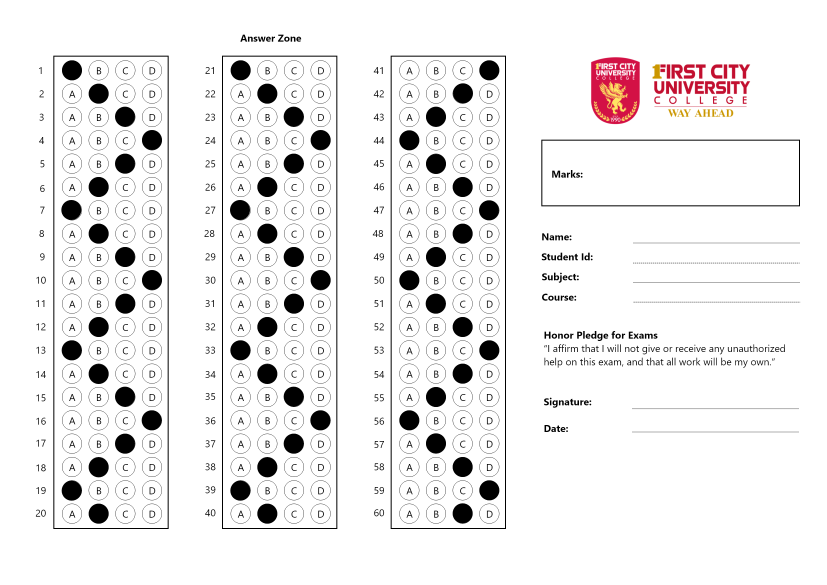
#> input picture OMR_2.png, 2480 x 1754 px (shown at 1/3 size)
$ python Test_Long_3_Loop.py
#> lines starting #> are read from the running program, lines starting #| are printed output that depends on the picture; after the words box and inside, x2 and y2 are one past the last pixel; in counts of white or black regions, pixels touching at a corner belong together
### utility_long_2.py
import cv2
import numpy as np

# 1. STACK ALL THE IMAGES IN ONE WINDOW (FIXED LOGIC)
# [35 lines left out: function stackImages, not called in this run]

# 2. IDENTIFY RECTANGLE CONTOURS
def rectContour(contours):

    rectCon = []     #CREATE NEW LIST
    max_area = 0

    # 2.1. LOOP THROUGH ALL CONTOURS
    for i in contours:
        area = cv2.contourArea(i)
        # print(area) # CHECK CONTOUR AREA

        if area > 50:
            peri = cv2.arcLength(i, True)
            approx = cv2.approxPolyDP(i, 0.02 * peri, True)
            # print("Corner Points: ", len(approx))
            if len(approx) == 4:
                # print(i)
                rectCon.append(i)
                # print(rectCon)
    # 2.2. REORDER AND SORT RECTCON, BASED ON OMR FORM
    rectCon = sorted(rectCon, key=cv2.contourArea,reverse=True) # reverse=True, sort in descending order (biggest to smallest)
    # print(len(rectCon))
    return rectCon

# 3. TBA
def reorder(myPoints):
    myPoints = myPoints.reshape((4, 2)) # REMOVE EXTRA BRACKET
    myPointsNew = np.zeros((4, 1, 2), np.int32) # NEW MATRIX WITH ARRANGED POINTS
    add = myPoints.sum(1)
    # print(myPoints)
    # print(add)
    myPointsNew[0] = myPoints[np.argmin(add)]  #[0,0]
    # print(np.argmax(add))
    myPointsNew[3] =myPoints[np.argmax(add)]   #[w,h]
    diff = np.diff(myPoints, axis=1)
    myPointsNew[1] =myPoints[np.argmin(diff)]  #[w,0]
    myPointsNew[2] = myPoints[np.argmax(diff)] #[h,0]
    # print(diff)
    return myPointsNew

# 4. SPLIT BUBBLES VERTICALLY INSIDE OF ANSWER ZONE
def splitBoxes(img):

    rows = np.vsplit(img,20)     # 10, because there is 10 rows
    # cv2.imshow("Split",rows[0])

    # Split bubbles horizontally
    boxes=[]
    for r in rows:
        cols= np.hsplit(r,4)   # 4, because there is 4 questions per column
        for box in cols:
            boxes.append(box)
            # cv2.imshow("Split",box)
    return boxes

# 5. GET CORNER POINTS OF CONTOUR
def getCornerPoints(cont):
    peri = cv2.arcLength(cont, True) # LENGTH OF CONTOUR
    approx = cv2.approxPolyDP(cont, 0.02 * peri, True) # APPROXIMATE THE POLY TO GET CORNER POINTS
    return approx

# 6. DISPLAY ANSWERS
# def showAnswers(img,myIndex,grading,ans,questions=5,choices=5): # (PREDEFINED)
# [39 lines left out: function showAnswers, not called in this run]

### Test_Long_3_Loop.py
import cv2
import numpy as np
from PIL import Image

# IMPORT FUNCTIONS FROM utility_long_2 FILE
import utility_long_2

#IMAGE#
path= "OMR_2.png"
# ADJUST HERE TO IMRPOVE CLARITY 600:800, 3:4
widthImg=800    #BEST RATIO FOR OMR.png
heightImg=1000  #BEST RATIO FOR OMR.png
#IMAGE#

#OMR QUESTION FORMAT#
questions=20
choices=4
# FULL MARKS FOR OMR.png
# ans = [0,1,2,3,2,1,0,1,2,3,2,1,0,1,2,3,2,1,0,1,
#        0,1,2,3,2,1,0,1,2,3,2,1,0,1,2,3,2,1,0,1,
#        0,1,2,3,2,1,0,1,2,3,2,1,0,1,2,3,2,1,0,1
#        ]
# FULL MARKS FOR OMR_2.png
# ans = [3,2,1,0,1,2,3,2,1,0,1,2,3,2,1,0,1,2,3,2,
#        0,1,2,3,2,1,0,1,2,3,2,1,0,1,2,3,2,1,0,1,
#        0,1,2,3,2,1,0,1,2,3,2,1,0,1,2,3,2,1,0,1
#        ]

ans ={}
ans[0]=(3,2,1,0,1,2,3,2,1,0,1,2,3,2,1,0,1,2,3,2)
ans[1]=(3,2,1,0,1,2,3,2,1,0,1,2,3,2,1,0,1,2,3,2)
ans[2]=(3,2,1,0,1,2,3,2,1,0,1,2,3,2,1,0,1,2,3,2)
ansCounter=0
score=0
bubbleList=[None]*3     #3 will be change based on the number of bubble columns
subScore =[None]*3      #3 will be change based on the number of bubble columns
imgResults =[None]*3    #3 will be change based on the number of bubble columns
imgRawDrawing =[None]*3 #3 will be change based on the number of bubble columns
imgInvWarp =[None]*3     #3 will be change based on the number of bubble columns
invMatrix =[None]*3     #3 will be change based on the number of bubble columns
#OMR QUESTION FORMAT#


# IMAGE PREPROCESSING #
img=cv2.imread(path)                            # RETRIEVE IMAGE
#> img is the input picture: shape (1754, 2480, 3); mean B, G, R 236.3, 236.1, 237.6
img=cv2.resize(img,(widthImg,heightImg))        # RESIZE IMAGE
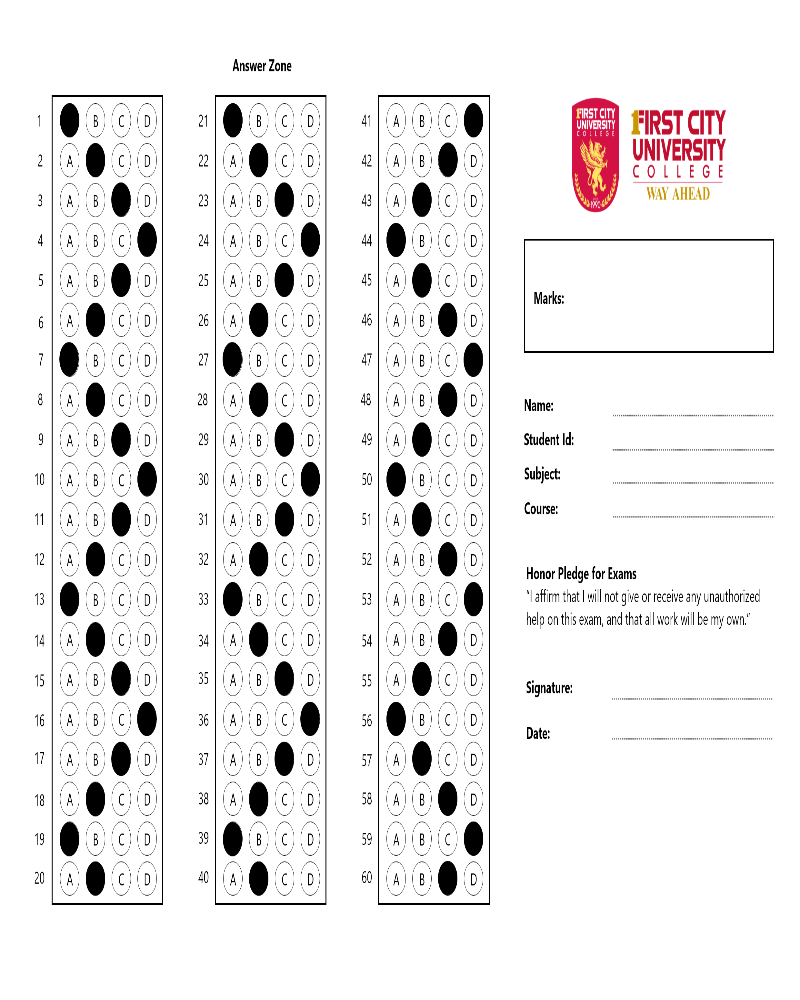
#> img: shape (1000, 800, 3); mean B, G, R 236.1, 236, 237.5
imgContours=img.copy()                          # CREATE A COPY OF ORIGINAL IMAGE
imgFinal=img.copy()                             # CREATE A COPY OF ORIGINAL IMAGE
imgBiggestContours=img.copy()                   # CREATE A COPY OF ORIGINAL IMAGE
# LOGIC: ORIGINAL → GRAY → BLUR → CANNY
imgGray=cv2.cvtColor(img,cv2.COLOR_BGR2GRAY)    # CONVERT ORIGINAL → GRAY
imgBlur=cv2.GaussianBlur(imgGray,(5,5),1)       # CONVERT GRAY → BLUR
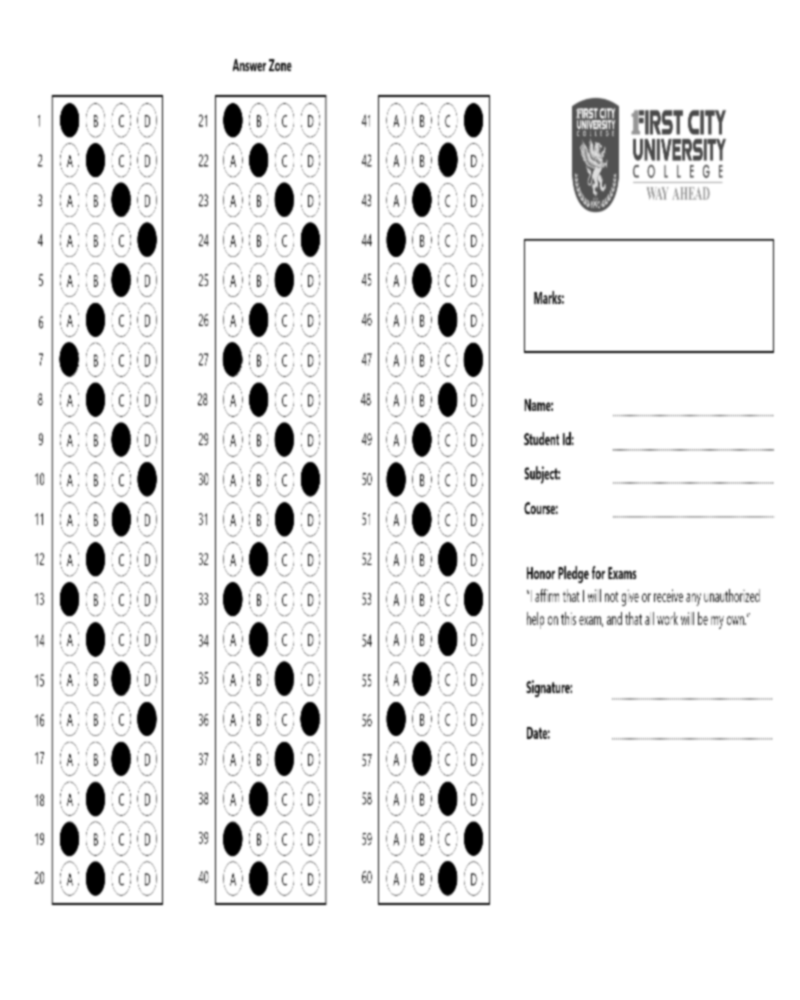
#> imgBlur: shape (1000, 800); min 0, max 255, mean 236.5
imgCanny=cv2.Canny(imgBlur,10,50)               # CONVERT BLUR → CANNY
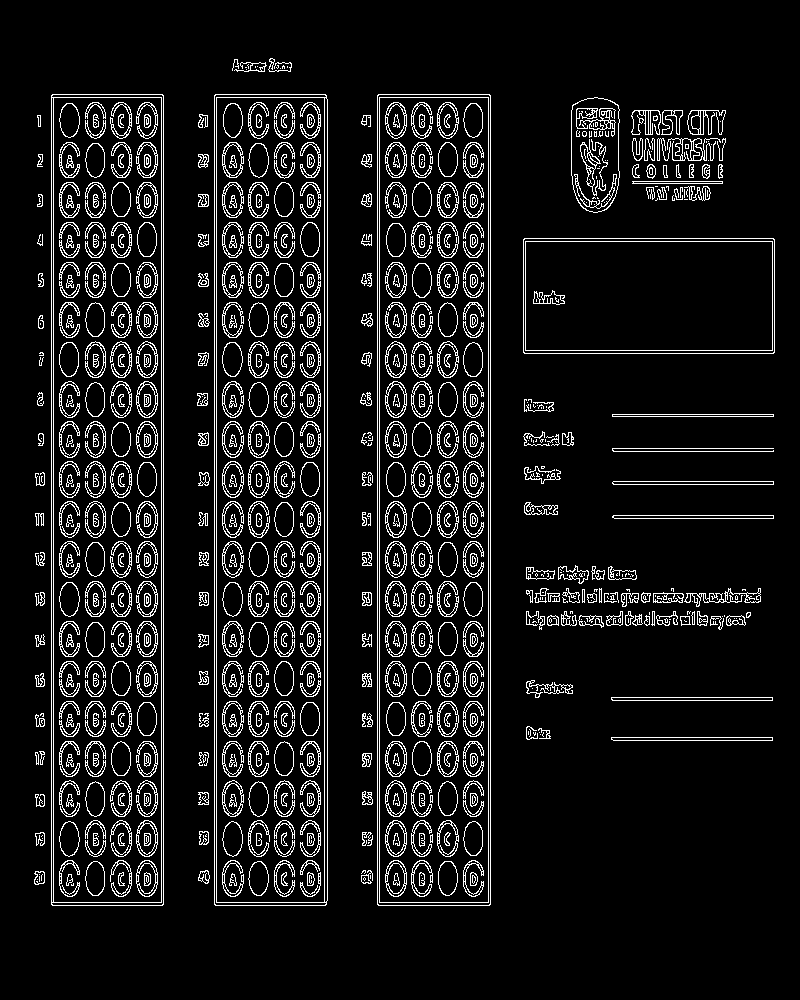
#> imgCanny: shape (1000, 800); 9.1% white in thin lines or dots, all inside (x1, y1, x2, y2) = (34, 58, 775, 906)
# IMAGE PREPROCESSING #

# 1. FIND ALL CONTOURS
contours, hierarchy = cv2.findContours(imgCanny,cv2.RETR_EXTERNAL,cv2.CHAIN_APPROX_NONE)
#> contours = 240 contours, 138 with area under 20; largest, box (x1, y1, x2, y2) and area: (377, 94, 491, 906) 91641, (214, 94, 328, 906) 91632, (51, 94, 164, 906) 90830, (523, 238, 775, 354) 28863, (571, 97, 620, 213) 4909
# 1.1. DISPLAY CONTOURS, -1 means all index,RGB Green Colour(0,255,0),thickness=10
cv2.drawContours(imgContours,contours,-1,(0,255,0),10)
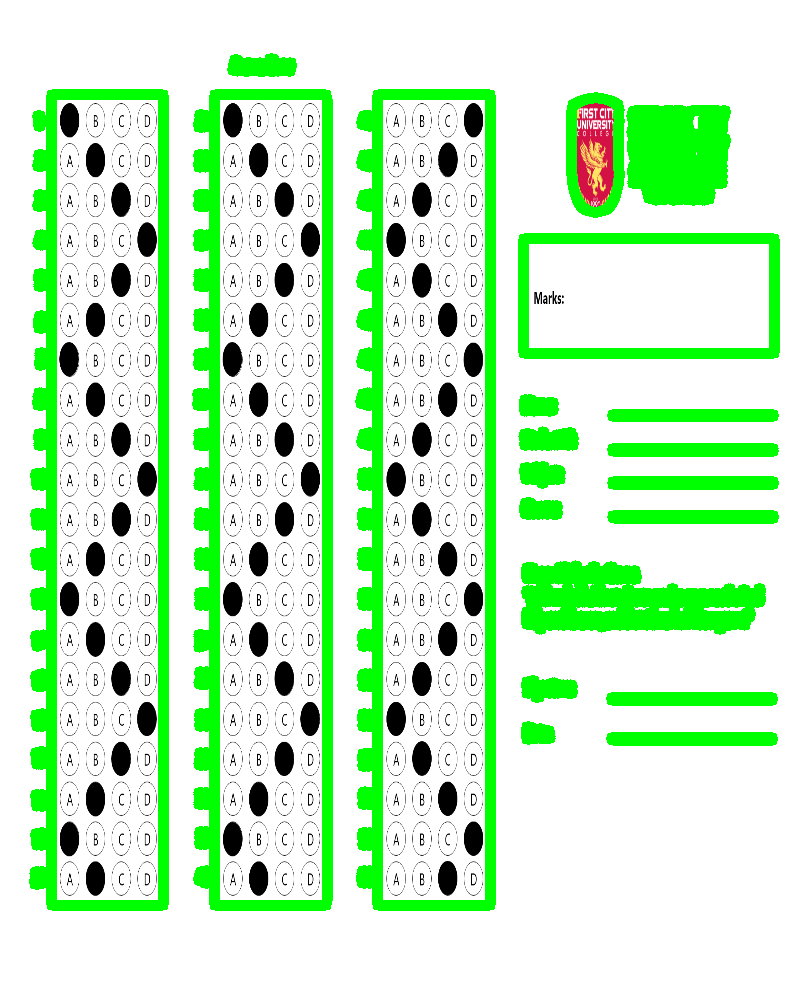
#> imgContours: shape (1000, 800, 3); 16.8% of pixels changed, all inside (x1, y1, x2, y2) = (29, 53, 780, 911)

# 2. FIND RECTANGLES
rectCon=utility_long_2.rectContour(contours)
#> the loop in rectContour, `for i in contours:` made 240 passes
#> (area, peri, approx) on passes 20, 33, 108, 114, 145, 175, 196: (481.5, 327.4, [[611, 737], [772, 740]]), (482.5, 327.4, [[611, 697], [772, 700]]), (481, 326.8, [[612, 516], [773, 518]]), (482, 326.8, [[612, 482], [773, 484]]), (322, 326, [[612, 414], [773, 416]]), (28863, 729.7, [[523, 239], [524, 353], [774, 352], [773, 238]]), (179, 184.8, [[632, 181], [722, 183]])
#> (area, peri) on passes 2, 3, 5, 11, 13, 14: (112, 46.97), (63.5, 72.53), (103, 42.97), (109.5, 45.56), (101, 52.63), (95, 59.46)
#> after the loop in rectContour, `for i in contours:`: rectCon = 4 contours; box (x1, y1, x2, y2) and area: (377, 94, 491, 906) 91641, (214, 94, 328, 906) 91632, (51, 94, 164, 906) 90830, (523, 238, 775, 354) 28863

# 3. FIND BUBBLE ZONE, coordinates FROM LEFT TO RIGHT [2],[1],[0]
colCounter=0
while colCounter<3:
    bubbleList[colCounter]=utility_long_2.getCornerPoints(rectCon[colCounter])
    colCounter +=1
#> this loop made 3 passes
#> (peri in getCornerPoints, approx in getCornerPoints) on passes 1 to 3: (1845.7, [[378, 94], [377, 904], [489, 905], [490, 95]]), (1844.5, [[215, 94], [214, 904], [325, 905], [327, 99]]), (1843.7, [[52, 94], [51, 904], [162, 905], [163, 95]])
#> after the loop, bubbleList = 3 contours; box (x1, y1, x2, y2) and area: (377, 94, 491, 906) 90721, (214, 94, 328, 906) 90096, (51, 94, 164, 906) 89911; colCounter = 3

# 4. FIND RESULT ZONE
gradePoints= utility_long_2.getCornerPoints(rectCon[3])
#> gradePoints = [[523, 239], [524, 353], [774, 352], [773, 238]]

scanCounter=0
while scanCounter<3:
    # 5. LOCATE BUBBLE and RESULT ZONE
    if bubbleList[scanCounter].size!=0 and gradePoints.size!=0:
        cv2.drawContours(imgBiggestContours,bubbleList[scanCounter],-1,(0,255,0),20)
        cv2.drawContours(imgBiggestContours,gradePoints,-1,(255,0,0),20)

        bubbleList[scanCounter]=utility_long_2.reorder(bubbleList[scanCounter])
        gradePoints=utility_long_2.reorder(gradePoints)

        # 6. BIRDS EYE VIEW: BUBBLE ZONE
        pt1=np.float32(bubbleList[scanCounter])
        pt2=np.float32([[0,0],[widthImg,0],[0,heightImg],[widthImg,heightImg]])
        matrix=cv2.getPerspectiveTransform(pt1,pt2)
        imgWarpColored=cv2.warpPerspective(img,matrix,(widthImg,heightImg))
        # cv2.imshow("Bubble Zone",imgWarpColored) # VIEW RESULTS

        # TEMP. BIRDS EYE VIEW: GRADE ZONE [MIGHT HAVE TO RELOCATE!]
        ptGrade1 = np.float32(gradePoints)
        ptGrade2 = np.float32([[0, 0], [325, 0], [0, 150], [325, 150]])
        matrixGrade = cv2.getPerspectiveTransform(ptGrade1, ptGrade2)
        imgGradeDisplay = cv2.warpPerspective(img, matrixGrade, (325, 150))
        # cv2.imshow("Grade",imgGradeDisplay)   # VIEW RESULTS

        # TEMP. APPLY THRESHOLD [MIGHT HAVE TO RELOCATE!]
        imgWarpGray = cv2.cvtColor(imgWarpColored, cv2.COLOR_BGR2GRAY)
        # 170, the parameter location controls the intensity of the shaded region
        imgThresh = cv2.threshold(imgWarpGray, 170, 255, cv2.THRESH_BINARY_INV)[1]

        # 7. FIND INDIVIDUAL BUBBLES
        boxes = utility_long_2.splitBoxes(imgThresh)
        # cv2.imshow("Test",boxes[2])  # VIEW RESULTS

        # 8. GETTING NON-Zero PIXEL VALUES OF EACH BUBBLE
        bubblePixelValue = np.zeros((questions, choices))
        countCol = 0
        countRow = 0

        # 9. Loop through all bubbles
        for image in boxes:
            totalPixels = cv2.countNonZero(image)
            # 5x5 array (5 questions and 5 choices)
            bubblePixelValue[countRow][countCol] = totalPixels
            countCol += 1
            if (countCol == choices): countRow += 1;countCol = 0
        # print(bubblePixelValue) # VIEW RESULTS

        # 10. FINDING INDEX VALUES OF THE MARKING, LOGIC: USE THE MAXIMUM VALUE, TO GET THE SHADED BUBBLE
        bubbleIndex = []
        for x in range(0, questions):
            arr = bubblePixelValue[x]
            print("Q", x, ":", arr)
            bubbleIndexVal = np.where(arr == np.amax(arr))
            print("Shaded:", bubbleIndexVal[0])
            bubbleIndex.append(bubbleIndexVal[0][0])
            # print(bubbleIndex) # VIEW RESULTS

        # 11. GETTING THE SCORE OF EACH BUBBLE COLUMN,THEN SEND TO 12. FOR FINAL PROCESSING
        grading=[]
        for x in range (0,questions):
#> (the run stopped early here; a loop or call above may not have finished)

$ run again, with OMR.png copied over OMR_2.png
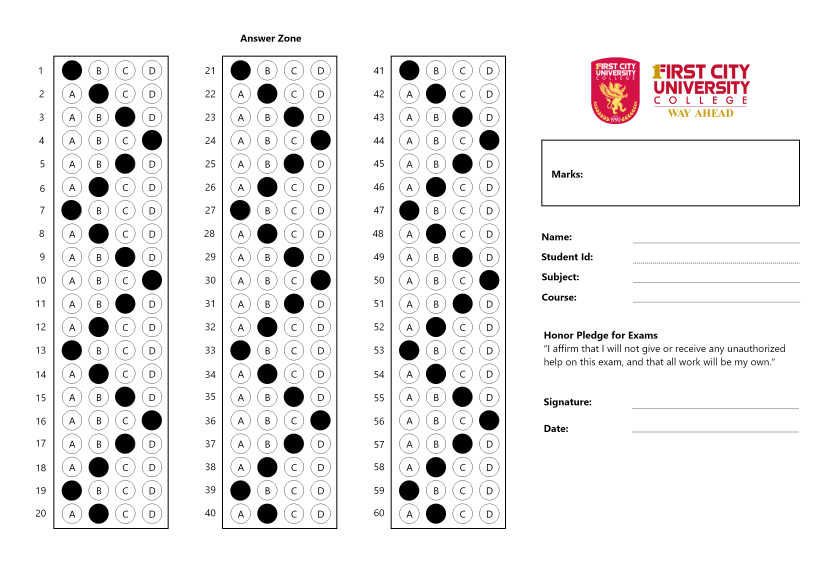
#> input picture OMR.png, 2480 x 1754 px (shown at 1/3 size)
#> img is the input picture: shape (1754, 2480, 3); mean B, G, R 236.2, 236.1, 237.6
#> img: shape (1000, 800, 3)
#> `imgCanny=cv2.Canny(imgBlur,10,50)`:
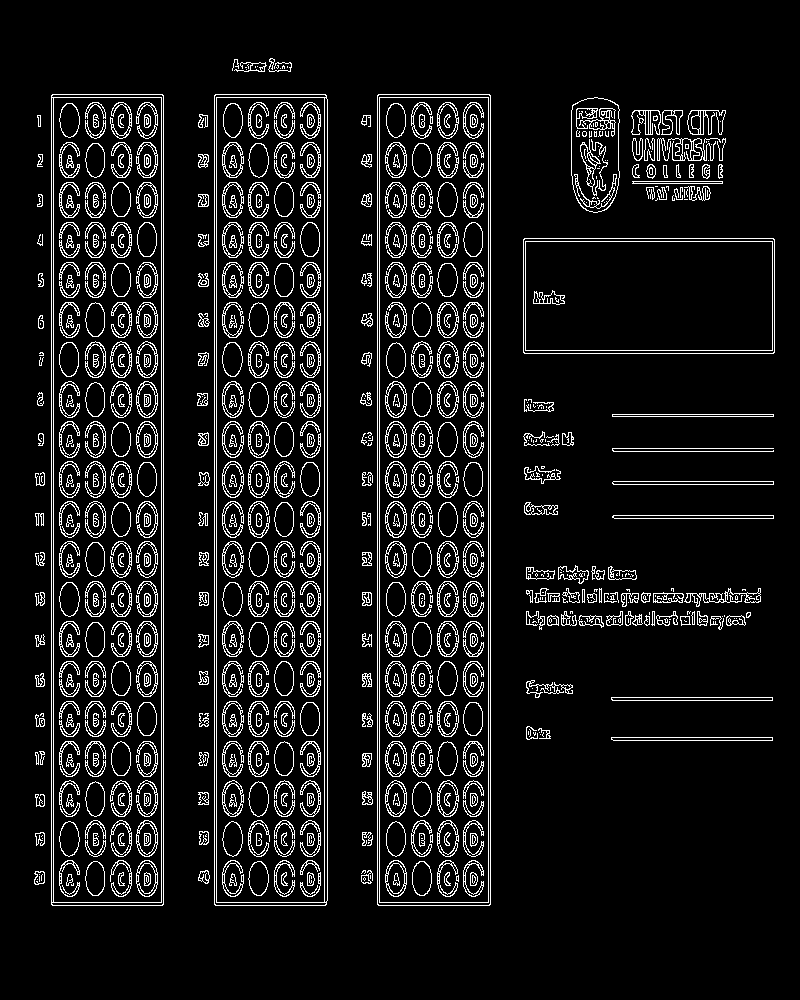
#> imgCanny: shape (1000, 800); 9.1% white in thin lines or dots, all inside (x1, y1, x2, y2) = (34, 58, 775, 906)
#> contours = 240 contours, 138 with area under 20; largest, box (x1, y1, x2, y2) and area: (377, 94, 491, 906) 91641, (214, 94, 328, 906) 91632, (51, 94, 164, 906) 90830, (523, 238, 775, 354) 28863, (571, 97, 620, 213) 4909
#> imgContours: shape (1000, 800, 3); mean B, G, R 198.4, 241.2, 198.9
#> the loop in rectContour, `for i in contours:` made 240 passes
#> (area, peri, approx) on passes 20, 33, 108, 114, 145, 175, 196: (481.5, 327.4, [[611, 737], [772, 740]]), (482.5, 327.4, [[611, 697], [772, 700]]), (481, 326.8, [[612, 516], [773, 518]]), (482, 326.8, [[612, 482], [773, 484]]), (322, 326, [[612, 414], [773, 416]]), (28863, 729.7, [[523, 239], [524, 353], [774, 352], [773, 238]]), (179, 184.8, [[632, 181], [722, 183]])
#> after the loop in rectContour, `for i in contours:`: rectCon = 4 contours; box (x1, y1, x2, y2) and area: (377, 94, 491, 906) 91641, (214, 94, 328, 906) 91632, (51, 94, 164, 906) 90830, (523, 238, 775, 354) 28863
#> the loop `while colCounter<3:` made 3 passes
#> (peri in getCornerPoints, approx in getCornerPoints) on passes 1 to 3: (1845.7, [[378, 94], [377, 904], [489, 905], [490, 95]]), (1844.5, [[215, 94], [214, 904], [325, 905], [327, 99]]), (1843.7, [[52, 94], [51, 904], [162, 905], [163, 95]])
#> after the loop `while colCounter<3:`: bubbleList = 3 contours; box (x1, y1, x2, y2) and area: (377, 94, 491, 906) 90721, (214, 94, 328, 906) 90096, (51, 94, 164, 906) 89911; colCounter = 3
#> `gradePoints= utility_long_2.getCornerPoints(rectCon[3])`: gradePoints = [[523, 239], [524, 353], [774, 352], [773, 238]]
